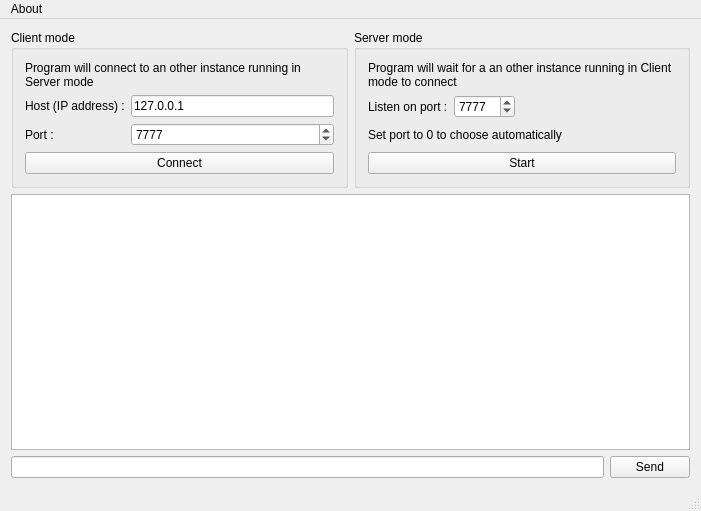
<?xml version="1.0" encoding="UTF-8"?>
<ui version="4.0">
 <class>MainWindow</class>
 <widget class="QMainWindow" name="MainWindow">
  <property name="geometry">
   <rect>
    <x>0</x>
    <y>0</y>
    <width>701</width>
    <height>511</height>
   </rect>
  </property>
  <property name="windowTitle">
   <string>SimpleMessenger</string>
  </property>
  <property name="unifiedTitleAndToolBarOnMac">
   <bool>false</bool>
  </property>
  <widget class="QWidget" name="centralWidget">
   <layout class="QVBoxLayout" name="verticalLayout_2">
    <item>
     <layout class="QHBoxLayout" name="horizontalLayoutClientServerMode" stretch="10,10">
      <item>
       <widget class="QGroupBox" name="groupBoxClientMode">
        <property name="title">
         <string>Client mode</string>
        </property>
        <layout class="QVBoxLayout" name="verticalLayout_4">
         <item>
          <widget class="QLabel" name="labelClient">
           <property name="text">
            <string>Program will connect to an other instance running in Server mode</string>
           </property>
           <property name="wordWrap">
            <bool>true</bool>
           </property>
          </widget>
         </item>
         <item>
          <layout class="QFormLayout" name="formLayoutClient">
           <property name="formAlignment">
            <set>Qt::AlignLeading|Qt::AlignLeft|Qt::AlignTop</set>
           </property>
           <item row="0" column="0">
            <widget class="QLabel" name="labelClientHost">
             <property name="text">
              <string>Host (IP address) :</string>
             </property>
            </widget>
           </item>
           <item row="0" column="1">
            <widget class="QLineEdit" name="lineEditClientHost">
             <property name="text">
              <string>127.0.0.1</string>
             </property>
             <property name="placeholderText">
              <string>ex: 90.0.188.37</string>
             </property>
            </widget>
           </item>
           <item row="1" column="0">
            <widget class="QLabel" name="labelClientPort">
             <property name="text">
              <string>Port :</string>
             </property>
            </widget>
           </item>
           <item row="1" column="1">
            <widget class="QSpinBox" name="spinBoxClientPort">
             <property name="maximum">
              <number>65535</number>
             </property>
             <property name="value">
              <number>7777</number>
             </property>
            </widget>
           </item>
          </layout>
         </item>
         <item>
          <widget class="QPushButton" name="pushButtonClientConnect">
           <property name="text">
            <string>Connect</string>
           </property>
          </widget>
         </item>
        </layout>
       </widget>
      </item>
      <item>
       <widget class="QGroupBox" name="groupBoxServerMode">
        <property name="title">
         <string>Server mode</string>
        </property>
        <layout class="QVBoxLayout" name="verticalLayout_5">
         <item>
          <widget class="QLabel" name="labelServer">
           <property name="text">
            <string>Program will wait for a an other instance running in Client mode to connect</string>
           </property>
           <property name="wordWrap">
            <bool>true</bool>
           </property>
          </widget>
         </item>
         <item>
          <layout class="QFormLayout" name="formLayoutServer">
           <property name="fieldGrowthPolicy">
            <enum>QFormLayout::FieldsStayAtSizeHint</enum>
           </property>
           <property name="formAlignment">
            <set>Qt::AlignLeading|Qt::AlignLeft|Qt::AlignTop</set>
           </property>
           <item row="0" column="0">
            <widget class="QLabel" name="labelServerPort">
             <property name="text">
              <string>Listen on port :</string>
             </property>
            </widget>
           </item>
           <item row="0" column="1">
            <widget class="QSpinBox" name="spinBoxServerPort">
             <property name="maximum">
              <number>65535</number>
             </property>
             <property name="value">
              <number>7777</number>
             </property>
            </widget>
           </item>
          </layout>
         </item>
         <item>
          <widget class="QLabel" name="labelServerPortHint">
           <property name="text">
            <string>Set port to 0 to choose automatically</string>
           </property>
          </widget>
         </item>
         <item>
          <widget class="QPushButton" name="pushButtonServerStart">
           <property name="text">
            <string>Start</string>
           </property>
          </widget>
         </item>
        </layout>
       </widget>
      </item>
     </layout>
    </item>
    <item>
     <widget class="QTextEdit" name="textEdit">
      <property name="readOnly">
       <bool>true</bool>
      </property>
     </widget>
    </item>
    <item>
     <layout class="QHBoxLayout" name="horizontalLayoutMessageSend">
      <item>
       <widget class="QLineEdit" name="lineEditMessageSend"/>
      </item>
      <item>
       <widget class="QPushButton" name="pushButtonMessageSend">
        <property name="text">
         <string>Send</string>
        </property>
       </widget>
      </item>
     </layout>
    </item>
   </layout>
  </widget>
  <widget class="QMenuBar" name="menuBar">
   <property name="geometry">
    <rect>
     <x>0</x>
     <y>0</y>
     <width>701</width>
     <height>22</height>
    </rect>
   </property>
   <widget class="QMenu" name="menuAbout">
    <property name="title">
     <string>About</string>
    </property>
    <addaction name="actionAboutSimpleMessenger"/>
    <addaction name="actionAboutQt"/>
   </widget>
   <addaction name="menuAbout"/>
  </widget>
  <widget class="QStatusBar" name="statusBar"/>
  <action name="actionAboutSimpleMessenger">
   <property name="text">
    <string>About SimpleMessenger</string>
   </property>
  </action>
  <action name="actionAboutQt">
   <property name="text">
    <string>About Qt</string>
   </property>
  </action>
 </widget>
 <layoutdefault spacing="6" margin="11"/>
 <resources/>
 <connections/>
</ui>
